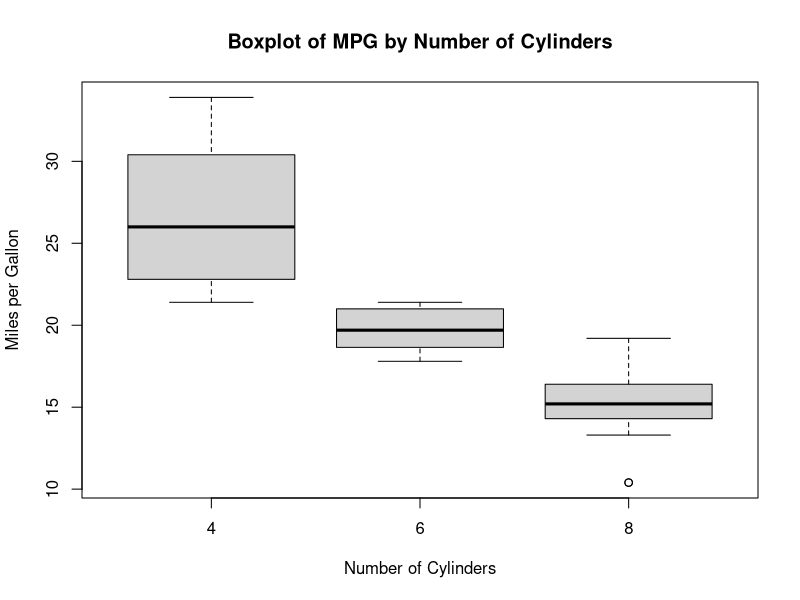

Generate this figure with R:
data(mtcars)
boxplot(mpg ~ cyl, data = mtcars,
        xlab = "Number of Cylinders",
        ylab = "Miles per Gallon",
        main = "Boxplot of MPG by Number of Cylinders")